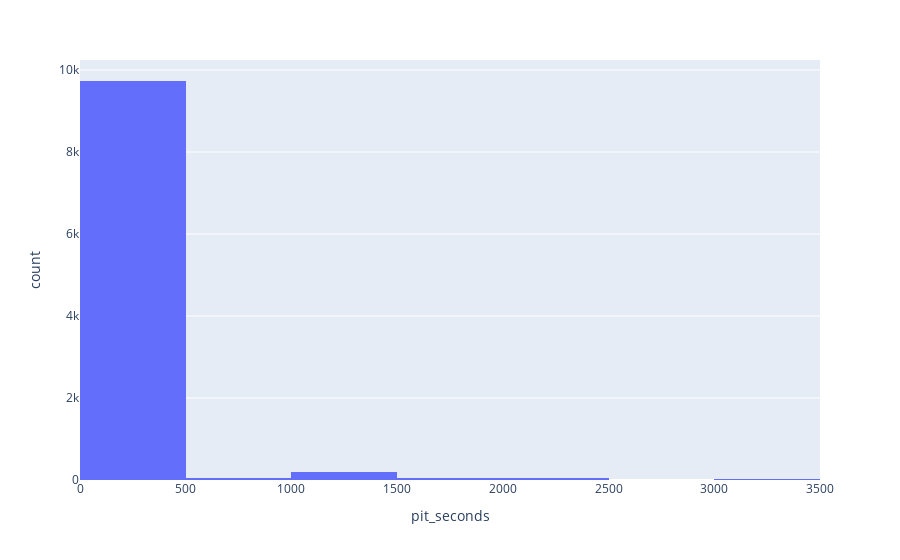

Source (notebook cell):
### Code cell
fig=px.histogram(results_pit_stops,x='pit_seconds',nbins=10)
fig.show()

### Figure 1 — Plotly figure (JSON) as saved in the notebook; plotly's stock layout.template omitted (floating-point values rounded to 4 significant figures; data arrays with more than 128 entries replaced by an {"elided": "..."} marker saying what was removed)
{"data": [{"alignmentgroup": "True", "bingroup": "x", "hovertemplate": "pit_seconds=%{x}<br>count=%{y}<extra></extra>", "legendgroup": "", "marker": {"color": "#636efa", "pattern": {"shape": ""}}, "name": "", "nbinsx": 10, "offsetgroup": "", "orientation": "v", "showlegend": false, "type": "histogram", "x": {"elided": "10089 float values"}, "xaxis": "x", "yaxis": "y"}], "layout": {"barmode": "relative", "legend": {"tracegroupgap": 0}, "margin": {"t": 60}, "xaxis": {"anchor": "y", "domain": [0, 1], "title": {"text": "pit_seconds"}}, "yaxis": {"anchor": "x", "domain": [0, 1], "title": {"text": "count"}}}}
